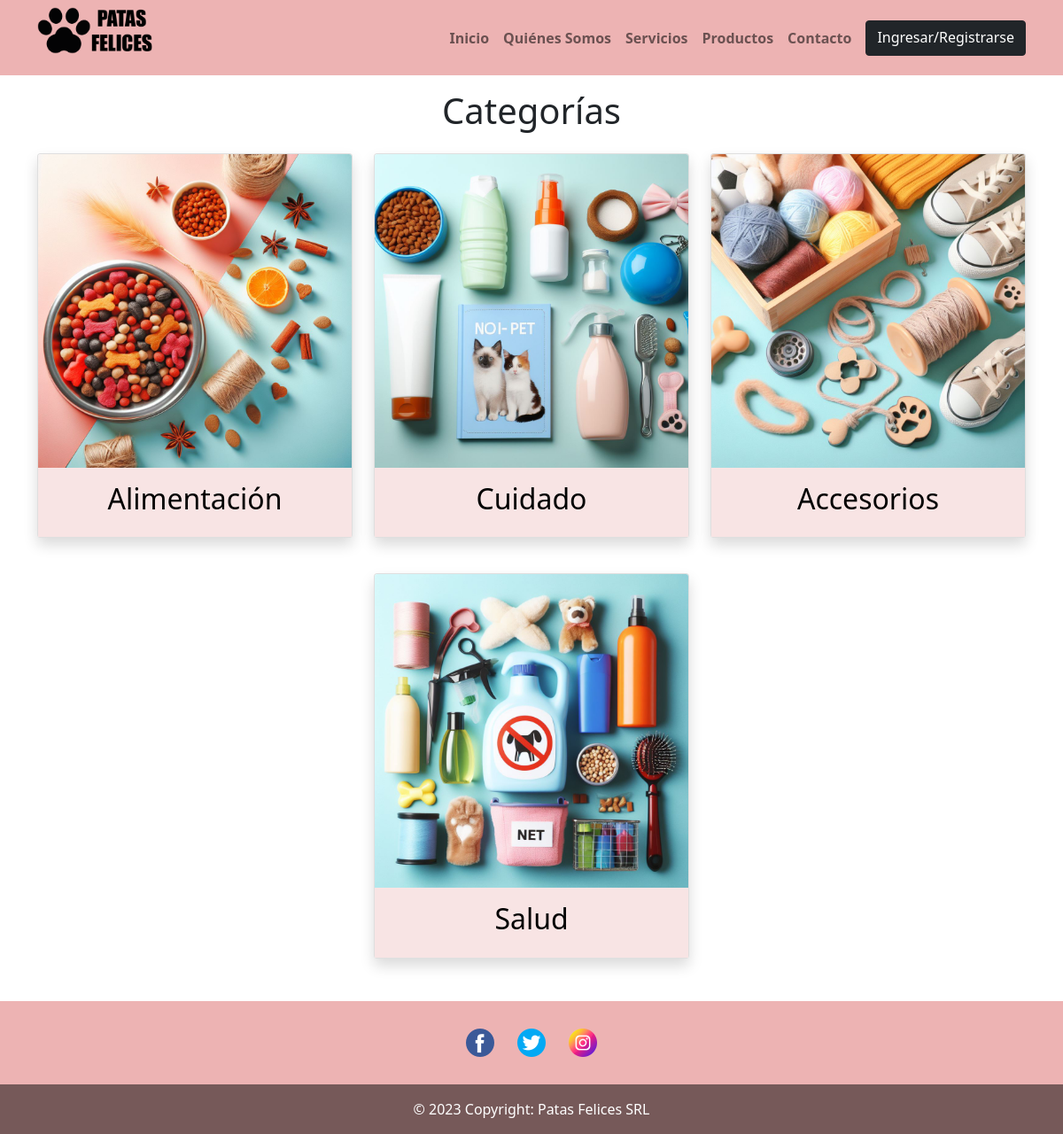
The app's page /paginas/productos.php with its own data.
### tables this page shows
CREATE TABLE `categorias` (
  `idCategoria` int(11) NOT NULL,
  `categoria` varchar(32) NOT NULL,
  `imgCategoria` varchar(32) NOT NULL DEFAULT 'imgCategoria.jpg'
);

### paginas/productos.php (the view)
<?php
include_once("../componentes/header.php");
include_once("../componentes/conexion.php");
if ($con != NULL) {
    print "<main class='text-center container mb-5 mt-3'>
    <h1>Categorías</h1>";
    $consulta = "SELECT idCategoria, categoria, imgCategoria FROM categorias";
    $respuesta = mysqli_query($con, $consulta);
    print "<div class='row row-cols-1 row-cols-md-2 g-4 justify-content-center'>";
    while ($fila = mysqli_fetch_array($respuesta)) {
        print "
            <div class='col-md-6 col-lg-4'>
                <a href='productos2.php?categoria=$fila[idCategoria]&nombre=$fila[categoria]' class=nombreCat>
                    <div class='card card-categorias shadow mt-3'>
                        <img src=../img/$fila[imgCategoria] alt=$fila[categoria] class='card-img-top'/>
                        <div class='card-body'>
                            <h2>$fila[categoria]</h2>
                        </div>
                    </div>
                </a>
            </div>
        ";
    }
    print "</div>
    </main>";
} else {
    print "<main>
                <h1>Algo salió mal</h1>
            </main>";
}
require_once("../componentes/footer.php");
?>

### css/style.css (style rules this page uses)
body { display: flex; flex-direction: column; min-height: 100vh; }
main { flex: 1; }
.card-body { background-color: #f8e4e4; }
.nombreCat { text-decoration: none !important; color: black; }

### records on screen
categorias: imgCategoria (picture), categoria "Alimentación"
categorias: imgCategoria (picture), categoria "Cuidado"
categorias: imgCategoria (picture), categoria "Accesorios"
categorias: imgCategoria (picture), categoria "Salud"

### other values on screen
$nombres "Inicio"
$nombres "Quiénes Somos"
$nombres "Servicios"
$nombres "Productos"
$nombres "Contacto"
